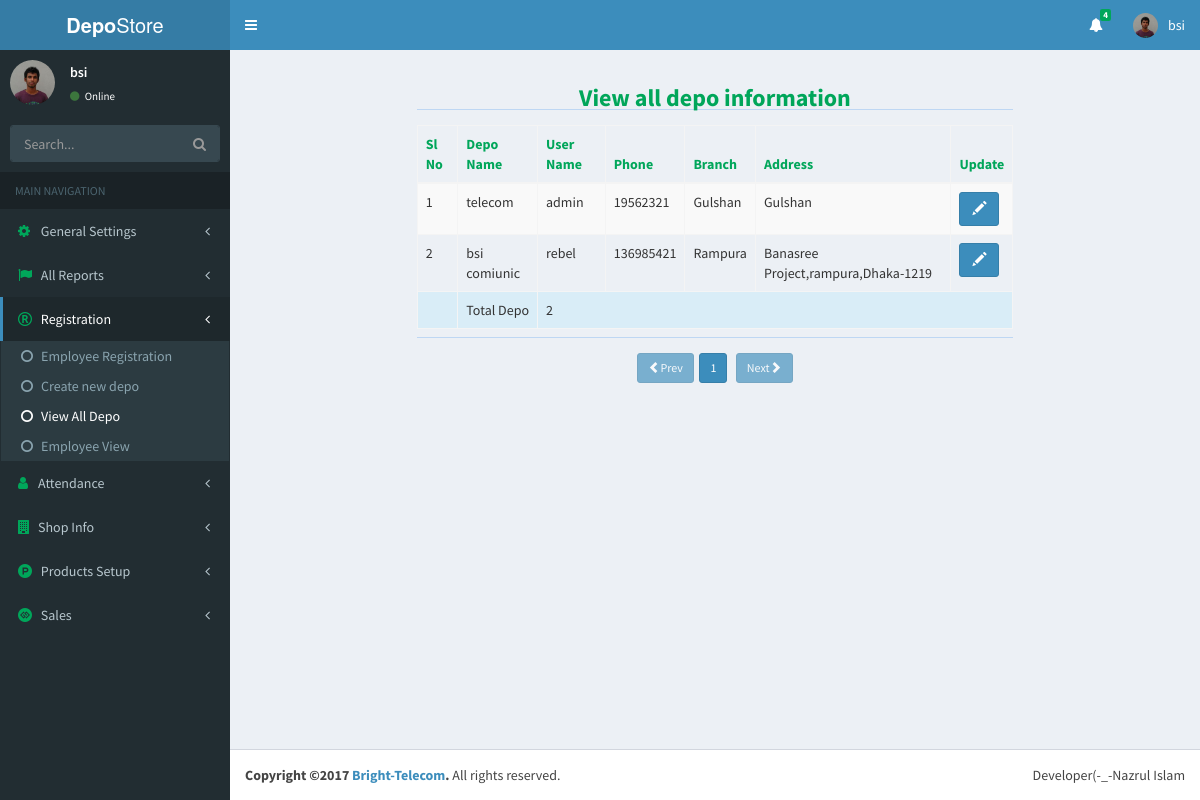
The page /index.php?page=viewAllDepo&folder=registration (signed in) on the database its author committed.
### tables this page shows
CREATE TABLE `user` (
  `id` int(11) NOT NULL,
  `userName` varchar(30) NOT NULL,
  `password` varchar(42) NOT NULL,
  `userType` varchar(30) NOT NULL,
  `last_loging` datetime NOT NULL DEFAULT CURRENT_TIMESTAMP ON UPDATE CURRENT_TIMESTAMP,
  `status` varchar(8) NOT NULL
);

CREATE TABLE `depo_regi` (
  `id` int(11) NOT NULL,
  `user_id` int(11) NOT NULL,
  `depo_name` varchar(80) NOT NULL,
  `zone` varchar(50) NOT NULL,
  `address` varchar(200) NOT NULL,
  `phone` int(11) NOT NULL,
  `uploader` varchar(30) NOT NULL
);

### registration/viewAllDepo.php (the view, shortened to what this page needs)
<?php
	require('database.php');
	$depoRecord=$db->prepare("SELECT * FROM depo_regi");
	$depoRecord->execute();
	$rowCount=$depoRecord->rowCount();
	$per_page_row=10;
	$totalPage=ceil($rowCount/$per_page_row);
	$pageNumber=(isset($_GET['pgNumber'])?(int)$_GET['pgNumber']:(int)$_GET['pgNumber']=1);
	$startPage=(int)($pageNumber-1)*$per_page_row;
	$depoSelect=$db->prepare("SELECT depo_regi.*,user.userName AS name FROM depo_regi LEFT JOIN user ON depo_regi.user_id=user.id ORDER BY id DESC LIMIT $startPage,$per_page_row");
	$depoSelect->execute();
	$totalDepo=$depoSelect->rowCount();
	$inc='';
	$depoData='';
	while($depoRow=$depoSelect->fetch(PDO::FETCH_OBJ)){
		$inc++;
		$depoData.="
			<tr>
				<td>$inc</td>
				<td>$depoRow->depo_name</td>
				<td>$depoRow->name</td>
				<td>$depoRow->phone</td>
				<td>$depoRow->zone</td>
        <td>$depoRow->address</td>
        <td>
          <a href='index.php?page=depoEdit&folder=registration&id={$depoRow->id}' class='btn btn-primary'>
            <span class='glyphicon glyphicon-pencil'></span>
          </a>
        </td>
			</tr>
		";
	}
?>
<div class="container-fluid">
  <div class="row">
    <div class="col-sm-8 col-sm-offset-2">
      <h3 class="text-green text-center text-bold">View all depo information</h3>
      <hr>
    </div>
  </div>
  <div class="row">
    <div class="col-sm-8 col-sm-offset-2" style="margin-top:10px">
      <table class="table table-hover table-bordered table-striped table-consendend">
        <thead class="text-green">
          <th>Sl No</th>
          <th>Depo Name</th>
          <th>User Name</th>
          <th>Phone</th>
          <th>Branch</th>
          <th>Address</th>
          <th>Update</th>
        </thead>
        <tbody>
          <?php echo $depoData;?>
          <tr class="info">
          	<td></td>
          	<td>Total Depo</td>
          	<td colspan="5"><?php echo $totalDepo;?></td>
          </tr>
        </tbody>
      </table><hr>
    </div>
    <div class="col-sm-10 col-sm-offset-1 text-center" style="margin-top:10px">
      <?php
        $prevPage=$pageNumber-1;
        $nextPage=$pageNumber+1;
        if($pageNumber<=1){
          echo"<a href='index.php?page=viewAllDepo&folder=registration&pgNumber={$prevPage}' class='btn btn-primary btn-sm disabled'><span class='glyphicon glyphicon-chevron-left'></span>Prev</a>&nbsp;&nbsp;";
        }else{
          echo"<a href='index.php?page=viewAllDepo&folder=registration&pgNumber={$prevPage}' class='btn btn-primary btn-sm'><span class='glyphicon glyphicon-chevron-left'></span>Prev</a>&nbsp;&nbsp;";
        }
        if($pageNumber>$totalPage){
          echo"Page not found";
        }else{
          for($i=1;$i<=$totalPage;$i++){
            if($i == $pageNumber){
              echo"<a href='index.php?page=viewAllDepo&folder=registration&pgNumber={$i}' class='btn btn-primary btn-sm'>$i</a>&nbsp;";
            }else{
              echo"<a href='index.php?page=viewAllDepo&folder=registration&pgNumber={$i}' class='btn btn-default btn-sm'>$i</a>&nbsp;";
            }
          }
        }
      if($totalPage==$pageNumber){
        echo"&nbsp;&nbsp;<a href='index.php?page=viewAllDepo&folder=registration&pgNumber={$nextPage}' class='btn btn-primary btn-sm disabled'>Next<span class='glyphicon glyphicon-chevron-right'></span></a>";
      }else{
        echo"&nbsp;&nbsp;<a href='index.php?page=viewAllDepo&folder=registration&pgNumber={$nextPage}' class='btn btn-primary btn-sm'>Next<span class='glyphicon glyphicon-chevron-right'></span></a>";
      }
      ?>
    </div>
  </div>
</div>

### include/header.php (shortened to what this page needs)
<?php
require('database.php');
$userId=$_SESSION['userId'];
$userNameSelect=$db->prepare("SELECT * FROM `user` WHERE id=?");
$userNameSelect->bindParam(1,$userId);
$userNameSelect->execute();
$userNameRow=$userNameSelect->fetch(PDO::FETCH_ASSOC);
?>
<!DOCTYPE html>
<html>
	<head>
	  <link rel="stylesheet" href="bootstrap/css/bootstrap.min.css">
	  <link rel="stylesheet" href="https://cdnjs.cloudflare.com/ajax/libs/font-awesome/4.5.0/css/font-awesome.min.css">
	  <link rel="stylesheet" href="../datepicker/css/datepicker.css">
	  <link rel="stylesheet" href="dist/css/AdminLTE.min.css">
	       <link href="http://ajax.googleapis.com/ajax/libs/jqueryui/1.8/themes/base/jquery-ui.css" rel="stylesheet" type="text/css"/>
	  <link rel="stylesheet" href="dist/css/skins/_all-skins.min.css">
	  <link rel="stylesheet" href="datepicker/css/datepicker.css">
	  <link rel="stylesheet" href="datepicker/css/jquery-ui.css">
	  <link rel="stylesheet" href="plugins/bootstrap-wysihtml5/bootstrap3-wysihtml5.min.css">
	</head>
	<body class="hold-transition skin-blue sidebar-mini">
		<div class="wrapper">
		  <header class="main-header">
		    <a href="index.php" class="logo">
		      <span class="logo-lg"><b>Depo</b>Store</span>
		    </a>
		    <nav class="navbar navbar-static-top">
		      <a href="#" class="sidebar-toggle" data-toggle="offcanvas" role="button">
		      </a>
		      <div class="navbar-custom-menu">
		        <ul class="nav navbar-nav">
		          <li class="dropdown messages-menu">
		            <a href="#" class="dropdown-toggle" data-toggle="dropdown">
		              <i class="fa fa-bell" aria-hidden="true"></i>
		              <span class="label label-success">4</span>
		            </a>
		          </li>
		          <li class="dropdown user user-menu">
		            <a href="#" class="dropdown-toggle" data-toggle="dropdown">
		              <img src="dist/img/user2-160x160.jpg" class="user-image" alt="User Image">
		              <span class="hidden-xs"><?php echo $userNameRow['userName'];?></span>
		            </a>
		          </li>
		        </ul>
		      </div>
		    </nav>
		  </header>

### include/sideBar.php (shortened to what this page needs)
<aside class="main-sidebar">
    <section class="sidebar">
      <div class="user-panel">
        <div class="pull-left image">
          <img src="dist/img/user2-160x160.jpg" class="img-circle" alt="User Image">
        </div>
        <div class="pull-left info">
          <p><?php echo $userNameRow['userName'];?></p>
          <a href="#"><i class="fa fa-circle text-success"></i> Online</a>
        </div>
      </div>
      <form action="#" method="get" class="sidebar-form">
        <div class="input-group">
          <input type="text" name="q" class="form-control" placeholder="Search...">
              <span class="input-group-btn">
                <button type="submit" name="search" id="search-btn" class="btn btn-flat"><i class="fa fa-search"></i>
                </button>
              </span>
        </div>
      </form>
      <ul class="sidebar-menu">
        <li class="header">MAIN NAVIGATION</li>
	        <li class="<?php echo(isset($_GET['folder']) && $_GET['folder']=='setup')?'active':null;?> treeview">
	          <a href="#">
	            <i class="fa fa-cog text-green"></i> <span>General Settings</span>
	            <span class="pull-right-container">
	              <i class="fa fa-angle-left pull-right"></i>
	            </span>
	          </a>
	        </li>
        <li class="<?php echo(isset($_GET['folder']) && $_GET['folder']=='report')?'active':null;?> treeview">
          <a href="#">
            <i class="fa fa-flag text-green"></i> <span>All Reports</span>
            <span class="pull-right-container">
              <i class="fa fa-angle-left pull-right"></i>
            </span>
          </a>
        </li>
        <li class="<?php echo(isset($_GET['folder']) && $_GET['folder']=='registration')?'active':null;?> treeview">
          <a href="#">
            <i class="fa fa-registered text-green"></i> <span>Registration</span>
            <span class="pull-right-container">
              <i class="fa fa-angle-left pull-right"></i>
            </span>
          </a>
          <ul class="treeview-menu">
            <li class="<?php echo (isset($_GET['page']) && $_GET['page']=='emp_reg')? 'active':null;?>"><a href="index.php?page=emp_reg&folder=registration"><i class="fa fa-circle-o"></i>Employee Registration</a></li>
            <li class="<?php echo (isset($_GET['page']) && $_GET['page']=='depo_reg')? 'active':null;?>"><a href="index.php?page=depo_reg&folder=registration"><i class="fa fa-circle-o"></i>Create new depo</a></li>
            <li class="<?php echo (isset($_GET['page']) && $_GET['page']=='viewAllDepo')? 'active':null;?>"><a href="index.php?page=viewAllDepo&folder=registration"><i class="fa fa-circle-o"></i>View All Depo</a></li>
            <li class="<?php echo (isset($_GET['page']) && $_GET['page']=='viewEmplist')? 'active':null;?>"><a href="index.php?page=viewEmplist&folder=registration"><i class="fa fa-circle-o"></i>Employee View</a></li>
          </ul>
        </li>
        <li class="<?php echo(isset($_GET['folder']) && $_GET['folder']=='attendance')?'active':null;?> treeview">
          <a href="#">
            <i class="fa fa fa-user text-green"></i><span>Attendance</span>
            <span class="pull-right-container">
              <i class="fa fa-angle-left pull-right"></i>
            </span>
          </a>
        </li>
        <li class="<?php echo(isset($_GET['folder']) && $_GET['folder']=='shopInfo')?'active':null;?> treeview">
          <a href="#">
            <i class="fa fa-building text-green"></i><span>Shop Info</span>
            <span class="pull-right-container">
              <i class="fa fa-angle-left pull-right"></i>
            </span>
          </a>
        </li>
	        <li class="<?php echo(isset($_GET['folder']) && $_GET['folder']=='products')?'active':null;?> treeview">
	          <a href="#">
	            <i class="fa fa-product-hunt text-green"></i> <span>Products Setup</span>
	            <span class="pull-right-container">
	              <i class="fa fa-angle-left pull-right"></i>
	            </span>
	          </a>
	        </li>
        <li class="<?php echo(isset($_GET['folder']) && $_GET['folder']=='sales')?'active':null;?> treeview">
          <a href="#">
            <i class="fa fa-gg-circle text-green"></i> <span>Sales</span>
            <span class="pull-right-container">
              <i class="fa fa-angle-left pull-right"></i>
            </span>
          </a>
        </li>
      </ul>
    </section>
  </aside>

### rows shown on the page
user: userName "bsi"
depo_regi: depo_name "telecom", user.userName "admin", phone "19562321", zone "Gulshan", address "Gulshan"
depo_regi: depo_name "bsi comiunic", user.userName "rebel", phone "136985421", zone "Rampura", address "Banasree Project,rampura,Dhaka-1219"

### other values the page prints
$totalDepo "2"
